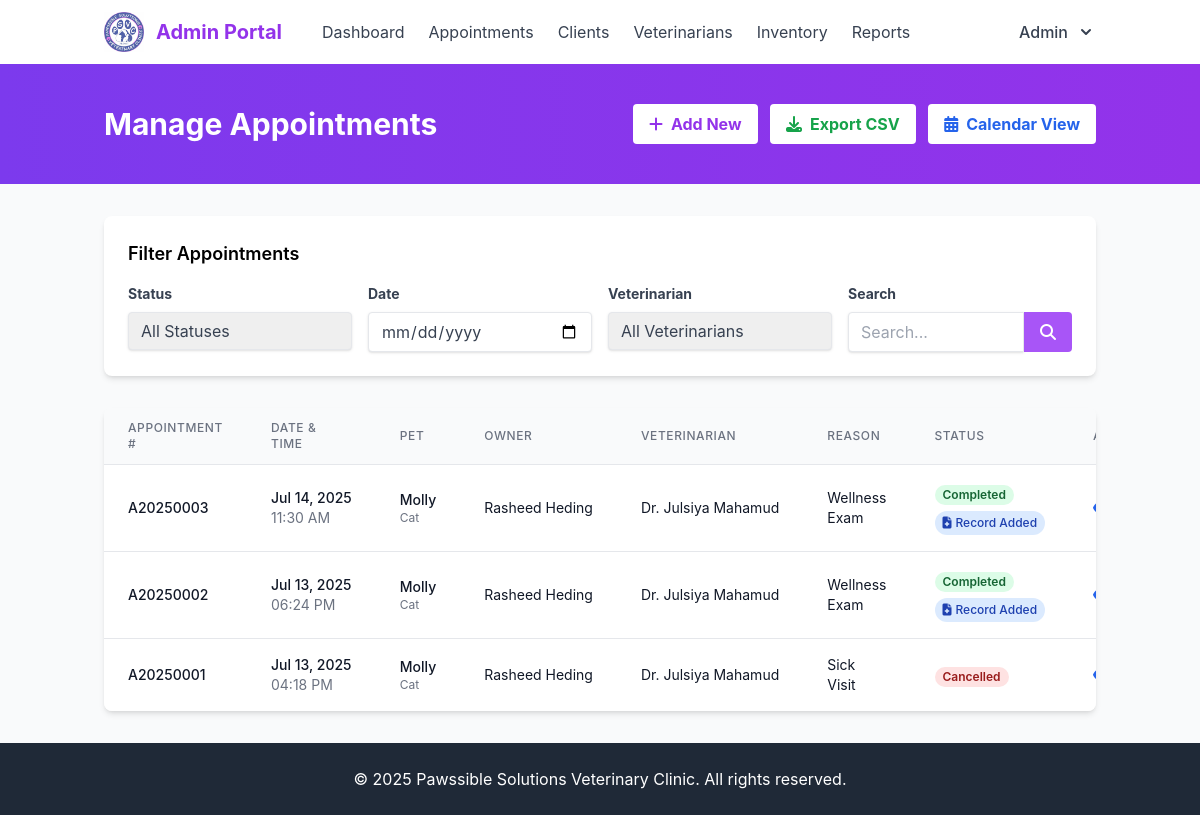
The page /admin/appointments.php (signed in) on the database its author committed.
### tables this page shows
CREATE TABLE `medical_records` (
  `id` int(11) NOT NULL,
  `pet_id` int(11) NOT NULL,
  `appointment_id` int(11) DEFAULT NULL,
  `record_date` date NOT NULL,
  `record_type` varchar(50) DEFAULT NULL,
  `diagnosis` text DEFAULT NULL,
  `treatment` text DEFAULT NULL,
  `medications` text DEFAULT NULL,
  `notes` text DEFAULT NULL,
  `created_by` int(11) NOT NULL,
  `created_at` timestamp NOT NULL DEFAULT current_timestamp(),
  `updated_at` timestamp NOT NULL DEFAULT current_timestamp() ON UPDATE current_timestamp()
);

CREATE TABLE `appointments` (
  `id` int(11) NOT NULL,
  `appointment_number` varchar(20) NOT NULL DEFAULT '',
  `pet_id` int(11) NOT NULL,
  `vet_id` int(11) NOT NULL,
  `appointment_date` date NOT NULL,
  `appointment_time` time NOT NULL,
  `reason` varchar(100) NOT NULL,
  `notes` text DEFAULT NULL,
  `status` enum('scheduled','completed','cancelled','no-show') NOT NULL DEFAULT 'scheduled',
  `created_at` timestamp NOT NULL DEFAULT current_timestamp(),
  `updated_at` timestamp NOT NULL DEFAULT current_timestamp() ON UPDATE current_timestamp()
);

CREATE TABLE `pets` (
  `id` int(11) NOT NULL,
  `owner_id` int(11) NOT NULL,
  `name` varchar(50) NOT NULL,
  `species` varchar(50) NOT NULL,
  `breed` varchar(50) DEFAULT NULL,
  `gender` enum('male','female','unknown') NOT NULL,
  `date_of_birth` date DEFAULT NULL,
  `weight` decimal(5,2) DEFAULT NULL,
  `microchip_id` varchar(50) DEFAULT NULL,
  `created_at` timestamp NOT NULL DEFAULT current_timestamp(),
  `updated_at` timestamp NOT NULL DEFAULT current_timestamp() ON UPDATE current_timestamp()
);

### admin/appointments.php (the view, shortened to what this page needs)
<?php
$database = new Database();
$db = $database->getConnection();
$status_filter = isset($_GET['status']) ? $_GET['status'] : '';
$date_filter = isset($_GET['date']) ? $_GET['date'] : '';
$search = isset($_GET['search']) ? $_GET['search'] : '';
$query = "SELECT a.*, p.name as pet_name, p.species,
         CONCAT(o.first_name, ' ', o.last_name) as owner_name,
         CONCAT(v.first_name, ' ', v.last_name) as vet_name,
         mr.id as medical_record_id
         FROM appointments a
         JOIN pets p ON a.pet_id = p.id
         JOIN users o ON p.owner_id = o.id
         JOIN vets vt ON a.vet_id = vt.id
         JOIN users v ON vt.user_id = v.id
         LEFT JOIN medical_records mr ON a.id = mr.appointment_id";
if (!empty($status_filter)) {
    $query .= " WHERE a.status = :status";
} else {
    $query .= " WHERE 1=1";
}
$query .= " ORDER BY a.appointment_date DESC, a.appointment_time DESC, a.created_at DESC";
$stmt = $db->prepare($query);
$stmt->execute();
include_once '../includes/admin_header.php';
?>
<div class="bg-gradient-to-r from-violet-600 to-purple-600 py-10">
    <div class="container mx-auto px-4">
        <div class="flex justify-between items-center">
            <h1 class="text-3xl font-bold text-white">Manage Appointments</h1>            <div>
                <a href="add_appointment.php" class="bg-white hover:bg-gray-100 text-purple-600 font-bold py-2 px-4 rounded inline-flex items-center transition mr-2">
                    <i class="fas fa-plus mr-2"></i> Add New
                </a>
                <a href="export_appointments.php<?php echo !empty($_SERVER['QUERY_STRING']) ? '?' . $_SERVER['QUERY_STRING'] : ''; ?>" class="bg-white hover:bg-gray-100 text-green-600 font-bold py-2 px-4 rounded inline-flex items-center transition mr-2">
                    <i class="fas fa-download mr-2"></i> Export CSV
                </a>
                <a href="appointment_calendar.php" class="bg-white hover:bg-gray-100 text-blue-600 font-bold py-2 px-4 rounded inline-flex items-center transition">
                    <i class="fas fa-calendar-alt mr-2"></i> Calendar View
                </a>
            </div>
        </div>
    </div>
</div>
<div class="container mx-auto px-4 py-8">
    <div class="bg-white rounded-lg shadow-md p-6 mb-8">
        <h3 class="text-lg font-semibold mb-4">Filter Appointments</h3>
        <form action="" method="get" class="flex flex-wrap md:flex-nowrap gap-4">
            <div class="w-full md:w-1/4">
                <label for="status" class="block text-gray-700 text-sm font-bold mb-2">Status</label>
                <select id="status" name="status" class="shadow appearance-none border rounded w-full py-2 px-3 text-gray-700 leading-tight focus:outline-none focus:shadow-outline" onchange="this.form.submit()">
                    <option value="">All Statuses</option>
                </select>
            </div>
            <div class="w-full md:w-1/4">
                <label for="date" class="block text-gray-700 text-sm font-bold mb-2">Date</label>
                <input type="date" id="date" name="date" value="<?php echo $date_filter; ?>" class="shadow appearance-none border rounded w-full py-2 px-3 text-gray-700 leading-tight focus:outline-none focus:shadow-outline" onchange="this.form.submit()">
            </div>
            <div class="w-full md:w-1/4">
                <label for="vet_id" class="block text-gray-700 text-sm font-bold mb-2">Veterinarian</label>
                <select id="vet_id" name="vet_id" class="shadow appearance-none border rounded w-full py-2 px-3 text-gray-700 leading-tight focus:outline-none focus:shadow-outline" onchange="this.form.submit()">
                    <option value="">All Veterinarians</option>
                </select>
            </div>
            <div class="w-full md:w-1/4">
                <label for="search" class="block text-gray-700 text-sm font-bold mb-2">Search</label>
                <div class="flex">
                    <input type="text" id="search" name="search" value="<?php echo htmlspecialchars($search); ?>" placeholder="Search..." class="shadow appearance-none border rounded-l w-full py-2 px-3 text-gray-700 leading-tight focus:outline-none focus:shadow-outline">
                    <button type="submit" class="bg-purple-500 hover:bg-purple-600 text-white font-bold py-2 px-4 rounded-r">
                        <i class="fas fa-search"></i>
                    </button>
                </div>
            </div>
        </form>
    </div>
    <?php if ($stmt->rowCount() > 0): ?>
        <div class="bg-white rounded-lg shadow-md overflow-hidden">
            <div class="overflow-x-auto">
                <table class="min-w-full divide-y divide-gray-200">
                    <thead class="bg-gray-50">
                        <tr>
                            <th scope="col" class="px-6 py-3 text-left text-xs font-medium text-gray-500 uppercase tracking-wider">Appointment #</th>
                            <th scope="col" class="px-6 py-3 text-left text-xs font-medium text-gray-500 uppercase tracking-wider">Date & Time</th>
                            <th scope="col" class="px-6 py-3 text-left text-xs font-medium text-gray-500 uppercase tracking-wider">Pet</th>
                            <th scope="col" class="px-6 py-3 text-left text-xs font-medium text-gray-500 uppercase tracking-wider">Owner</th>
                            <th scope="col" class="px-6 py-3 text-left text-xs font-medium text-gray-500 uppercase tracking-wider">Veterinarian</th>
                            <th scope="col" class="px-6 py-3 text-left text-xs font-medium text-gray-500 uppercase tracking-wider">Reason</th>
                            <th scope="col" class="px-6 py-3 text-left text-xs font-medium text-gray-500 uppercase tracking-wider">Status</th>
                            <th scope="col" class="px-6 py-3 text-left text-xs font-medium text-gray-500 uppercase tracking-wider">Actions</th>
                        </tr>
                    </thead>
                    <tbody class="bg-white divide-y divide-gray-200">
                        <?php while ($appointment = $stmt->fetch(PDO::FETCH_ASSOC)): ?>
                            <tr class="hover:bg-gray-50">
                                <td class="px-6 py-4 whitespace-nowrap">
                                    <div class="text-sm font-medium text-gray-900">
                                        <?php echo htmlspecialchars($appointment['appointment_number']); ?>
                                    </div>
                                </td>
                                <td class="px-6 py-4 whitespace-nowrap">
                                    <div class="text-sm font-medium text-gray-900">
                                        <?php echo date('M d, Y', strtotime($appointment['appointment_date'])); ?>
                                    </div>
                                    <div class="text-sm text-gray-500">
                                        <?php echo date('h:i A', strtotime($appointment['appointment_time'])); ?>
                                    </div>
                                </td>
                                <td class="px-6 py-4">
                                    <div class="text-sm font-medium text-gray-900">
                                        <?php echo htmlspecialchars($appointment['pet_name']); ?>
                                    </div>
                                    <div class="text-xs text-gray-500">
                                        <?php echo htmlspecialchars($appointment['species']); ?>
                                    </div>
                                </td>
                                <td class="px-6 py-4 whitespace-nowrap">
                                    <div class="text-sm text-gray-900"><?php echo htmlspecialchars($appointment['owner_name']); ?></div>
                                </td>
                                <td class="px-6 py-4 whitespace-nowrap">
                                    <div class="text-sm text-gray-900">Dr. <?php echo htmlspecialchars($appointment['vet_name']); ?></div>
                                </td>
                                <td class="px-6 py-4">
                                    <div class="text-sm text-gray-900"><?php echo htmlspecialchars($appointment['reason']); ?></div>
                                </td>
                                <td class="px-6 py-4 whitespace-nowrap">
                                    <span class="px-2 inline-flex text-xs leading-5 font-semibold rounded-full
                                        <?php
                                        switch($appointment['status']) {
                                            case 'completed':
                                                echo 'bg-green-100 text-green-800';
                                                break;
                                            case 'cancelled':
                                                echo 'bg-red-100 text-red-800';
                                                break;
                                        }
                                        ?>">
                                        <?php echo ucfirst($appointment['status']); ?>
                                    </span>
                                    <?php if ($appointment['status'] === 'completed' && !empty($appointment['medical_record_id'])): ?>
                                        <div class="mt-1">
                                            <span class="inline-flex items-center px-2 py-1 rounded-full text-xs font-medium bg-blue-100 text-blue-800">
                                                <i class="fas fa-file-medical mr-1"></i>
                                                Record Added
                                            </span>
                                        </div>
                                    <?php endif; ?>
                                </td>
                                <td class="px-6 py-4 whitespace-nowrap text-sm font-medium">
                                    <div class="flex space-x-2">
                                        <a href="view_appointment.php?id=<?php echo $appointment['id']; ?>" class="text-blue-600 hover:text-blue-900" title="View Details">
                                            <i class="fas fa-eye"></i>
                                        </a>
                                    </div>
                                </td>
                            </tr>
                        <?php endwhile; ?>
                    </tbody>
                </table>
            </div>
        </div>
    <?php endif; ?>
</div>
<?php include_once '../includes/admin_footer.php'; ?>

### assets/css/style.css (style rules this page uses)
body { font-family: 'Inter', 'Segoe UI', Roboto, Arial, sans-serif; }

### rows shown on the page
medical_records: appointment.appointment_number "A20250003", appointment.appointment_date "Jul 14, 2025", appointment.appointment_time "11:30 AM", pet.name "Molly", pet.species "Cat", owner_name "Rasheed Heding", vet_name "Julsiya Mahamud", appointment.reason "Wellness Exam", appointment.status "Completed", shows "Record Added"
medical_records: appointment.appointment_number "A20250002", appointment.appointment_date "Jul 13, 2025", appointment.appointment_time "06:24 PM", pet.name "Molly", pet.species "Cat", owner_name "Rasheed Heding", vet_name "Julsiya Mahamud", appointment.reason "Wellness Exam", appointment.status "Completed", shows "Record Added"
appointments: appointment_number "A20250001", appointment_date "Jul 13, 2025", appointment_time "04:18 PM", pet.name "Molly", pet.species "Cat", owner_name "Rasheed Heding", vet_name "Julsiya Mahamud", reason "Sick Visit", status "Cancelled"

### other values the page prints
$_SESSION['first_name'] "Admin"
